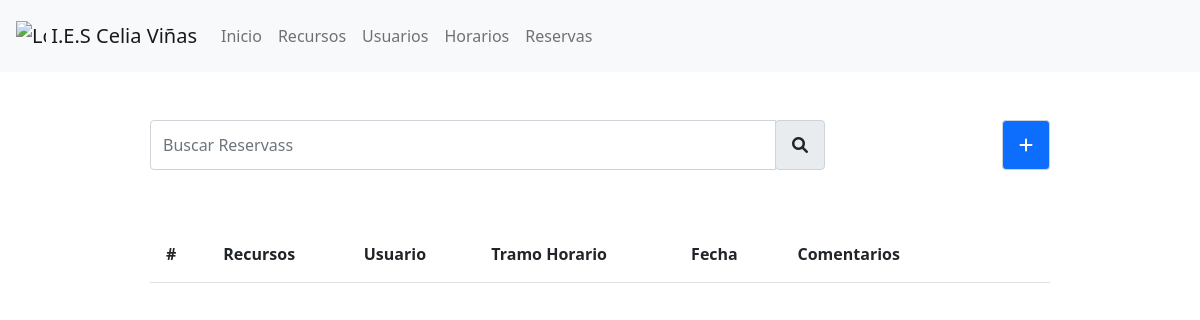
Before: /reservas with the older database file.
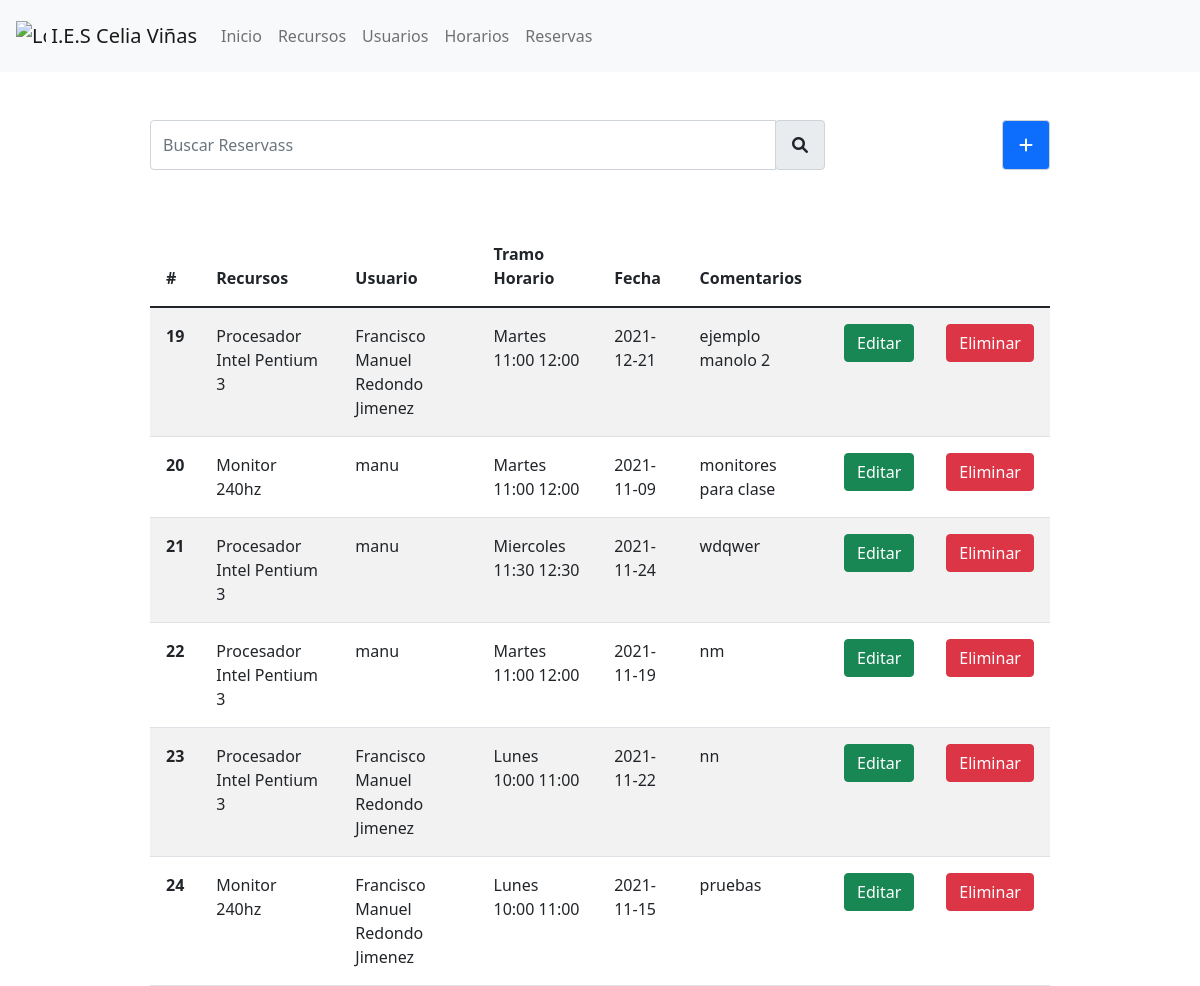
After: the same page with the newer database file.
### tables this page shows
CREATE TABLE `reservas` (
  `id` int(11) NOT NULL,
  `idRecurso` int(11) DEFAULT NULL,
  `idUsuario` int(11) DEFAULT NULL,
  `idTramoHorario` int(11) DEFAULT NULL,
  `fecha` varchar(45) DEFAULT NULL,
  `comentarios` varchar(1000) DEFAULT NULL
);

CREATE TABLE `recursos` (
  `id` int(11) NOT NULL,
  `nombre` varchar(200) DEFAULT NULL,
  `descripcion` varchar(500) DEFAULT NULL,
  `localizacion` varchar(200) DEFAULT NULL,
  `imagen` varchar(200) DEFAULT NULL
);

CREATE TABLE `users` (
  `id` int(11) NOT NULL,
  `email` varchar(500) NOT NULL,
  `password` varchar(500) NOT NULL,
  `photo` varchar(500) NOT NULL,
  `name` varchar(500) NOT NULL,
  `phone` varchar(20) NOT NULL
);

CREATE TABLE `tramoshorarios` (
  `id` int(11) NOT NULL,
  `diaSemana` varchar(45) DEFAULT NULL,
  `horaInicio` varchar(45) DEFAULT NULL,
  `horaFin` varchar(45) DEFAULT NULL
);

### controllers/reservasController.php (called while the page is built, shortened)
<?php
require_once("models/reservas.php");
require_once("views/reservas.php");
require_once("controllers/recursosController.php");
require_once("controllers/usersController.php");
require_once("controllers/tramosHorariosController.php");
class ReservasController{
public function verVista(){
    $verReservas = new Reservas();
    $verReservas -> pintarReservas();
}
}

### index.php (called while the page is built, shortened)
<?php
$route = new Route();

### models/reservas.php (called while the page is built, shortened)
<?php
require_once("conexion.php");
class ReservasModel{
    public function __construct()
    {
        $this -> conexion = new MySQLDB();
    }
    public function listarReservas(){
        $this -> conexion -> conectar();
        $sql = "SELECT * FROM reservas";
        $reservas = $this -> conexion -> ejecutarSQL($sql);
        $this -> conexion -> cerrar();
        return $reservas;
    }
}

### models/conexion.php (called while the page is built, shortened)
<?php
class MySQLDB
{
    private $host;
    private $usuario;
    private $pass;
    private $db;
    private $connection;
    function __construct()
    {
        $this->host = "localhost";
        $this->usuario = "root";
        $this->pass = "";
        $this->db = "recursosinformaticos";
    }
    function conectar(){
            $this->connection = mysqli_connect(
            $this->host,
            $this->usuario,
            $this->pass,
            $this->db
        );
        $this -> connection -> set_charset("utf8");
    }
    function obtenerInformacion($sql)
    {
        $data = array();
        $resultado = mysqli_query($this -> connection, $sql);
        $error = mysqli_error($this -> connection);
        if (empty($error)) {
            if (mysqli_num_rows($resultado) > 0) {
                while ($row = mysqli_fetch_assoc($resultado)) {
                    array_push($data, $row);
                }
            }
        } else {
            throw new Exception($error);
        }
        return $data;
    }
    function ejecutarSQL($sql)
    {
        $conectado = mysqli_query($this -> connection, $sql);
        $error = mysqli_error($this -> connection);
        if (empty($error)) {
            return $conectado;
        } else {
            throw new Exception($error);
        }
    }
}

### controllers/recursosController.php (called while the page is built, shortened)
<?php
require_once("models/recursos.php");
require_once("views/recursos.php");
class recursosController{
    public function __construct()
    {
        $this -> recursosModel = new RecursosModel();
    }
    public function nombreRecurso($id){
        $recurso = $this -> recursosModel -> buscarRecurso($id);
        foreach($recurso as $nombre){
            $nombre = $nombre['nombre'];
            return $nombre;
        }
    }
}

### models/recursos.php (called while the page is built, shortened)
<?php
require_once("conexion.php");
class RecursosModel{
    private $conexion;
    public function __construct(){
        $this -> conexion = new MySQLDB();
    }
    public function verRecursos(){
        $this -> conexion -> conectar();
        $sql = "SELECT * FROM recursos";
        $recursos = $this -> conexion -> ejecutarSQL($sql);
        $this -> conexion -> cerrar();
        return $recursos;
    }
    public function buscarRecurso($id){
        $this -> conexion -> conectar();
        $sql = "SELECT * FROM recursos WHERE (id = $id)";
        $recursos = $this -> conexion -> obtenerInformacion($sql);
        $this -> conexion -> cerrar();
        return $recursos;
    }
}

### controllers/usersController.php (called while the page is built, shortened)
<?php
require_once("models/usuarios.php");
class usersController{
    public function __construct()
    {
        $this -> userModel = new Usuarios();
    }
    public function nombreUsuario($id){
        $usuarios = $this -> userModel -> buscarUsuario($id);
        foreach($usuarios as $usuario){
            $nombre = $usuario['name'];
            return $nombre;
        }
    }
}

### models/usuarios.php (called while the page is built, shortened)
<?php
require_once("conexion.php");
class Usuarios{
    public function __construct()
    {
        $this -> conexion = new MySQLDB();
    }
    public function listarUsuarios(){
        $this -> conexion -> conectar();
        $sql = "SELECT * FROM users";
        $usuarios = $this -> conexion -> ejecutarSQL($sql);
        $this -> conexion -> cerrar();
        return $usuarios;
    }
    public function buscarUsuario($id){
        $this -> conexion -> conectar();
        $sql = "SELECT * FROM users WHERE (id = $id)";
        $usuario = $this -> conexion -> ejecutarSQL($sql);
        $this -> conexion -> cerrar();
        return $usuario;
    }
}

### controllers/tramosHorariosController.php (called while the page is built, shortened)
<?php
require_once("models/TramosHorariosModel.php");
class TramosHorariosController{
    public function __construct()
    {
        $this -> horariosModel = new TramosHorariosModel();
    }
    public function nombreTramo($id){
        $nombre = $this -> horariosModel -> buscarHorario($id);
        foreach($nombre as $tramo){
            $dia = $tramo['diaSemana'];
            $inicio = $tramo['horaInicio'];
            $fin = $tramo['horaFin'];
            $nombre = $dia ." ". $inicio ." ". $fin;
            return $nombre;
        }
    }
}

### models/TramosHorariosModel.php (called while the page is built, shortened)
<?php
require_once("conexion.php");
class TramosHorariosModel{
    public function __construct()
    {
        $this -> conexion = new MySQLDB();
    }
    public function listarHorarios(){
        $this -> conexion -> conectar();
        $sql = "SELECT * from tramoshorarios";
        $tramosHorarios = $this -> conexion -> ejecutarSQL($sql);
        $this -> conexion -> cerrar();
        return $tramosHorarios;
    }
    public function buscarHorario($id){
        $this -> conexion -> conectar();
        $sql = "SELECT * FROM tramosHorarios WHERE (id = $id)";
        $tramo = $this -> conexion -> ejecutarSQL($sql);
        return $tramo;
    }
}

### views/reservas.php (the view, shortened to what the changed rows need)
<?php
require_once("controllers/recursosController.php");
require_once("controllers/usersController.php");
require_once("controllers/tramosHorariosController.php");
class Reservas{
    public function __construct()
    {
       $this -> reservasModel = new ReservasModel();
       $this -> recursos = new recursosController();
       $this -> usuarios = new usersController();
       $this -> tramos = new TramosHorariosController();
    }
    public function pintarReservas(){
      echo "<body>";
            echo "<link rel='stylesheet' href='../assets/estilos/reservas.css'>";
            echo "<table class='table table-striped w-75 m-auto mt-5'>";
                echo "<thead>";
                    echo "<tr>";
                        echo "<th class='p-3' scope='col'>#</th>";
                        echo "<th class='p-3' scope='col'>Recursos</th>";
                        echo "<th class='p-3' scope='col'>Usuario</th>";
                        echo "<th class='p-3' scope='col'>Tramo Horario</th>";
                        echo "<th class='p-3' scope='col'>Fecha</th>";
                        echo "<th class='p-3' scope='col'>Comentarios</th>";
                        echo "<th class='p-3' scope='col'></th>";
                        echo "<th class='p-3' scope='col'></th>";
                    echo "</tr>";
                echo "</thead>";
                echo "<tbody class='infoReservas'>";
                    $vistaReservas = $this -> reservasModel -> listarReservas();
                    foreach($vistaReservas as $reserva){
                        $id = $reserva['id'];
                        $idRecurso = $reserva['idRecurso'];
                        $idUsuario = $reserva['idUsuario'];
                        $idTramoHorario = $reserva['idTramoHorario'];
                        $fecha = $reserva['fecha'];
                        $comentarios = $reserva['comentarios'];
                        $nombreRecurso = $this -> recursos -> nombreRecurso($idRecurso);
                        $nombreUsuario = $this -> usuarios -> nombreUsuario($idUsuario);
                        $nombreTramos = $this -> tramos -> nombreTramo($idTramoHorario);
                        echo "<tr id='$id'>";
                            echo "<th class='p-3' scope='row' class='p-3'>$id</th>";
                            echo "<td class='p-3 nombre'>$nombreRecurso</td>";
                            echo "<td class='p-3 descripcion'>$nombreUsuario</td>";
                            echo "<td class='p-3 localizacion'>$nombreTramos</td>";
                            echo "<td class='p-3'>$fecha</td>";
                            echo "<td class='p-3'>$comentarios</td>";
                            echo "<td class='p-3'><a class='btn btn-success mostrarEditarReserva' data-id='$id'>Editar</a></td>";
                            echo "<td class='p-3'><a class='btn btn-danger eliminarReservas' data-id='$id'>Eliminar</a></td>";
                        echo "</tr>";
                    }
                echo "</tbody>";
            echo "</table>";
        echo "</body>";
        echo "</html>";
    }
}

Changed rows visible on the page:
added reservas: id "19", idRecurso.nombre "Procesador Intel Pentium 3", idUsuario.name "Francisco Manuel Redondo Jimenez", idTramoHorario.horaFin "Martes 11:00 12:00", fecha "2021-12-21", comentarios "ejemplo manolo 2"
added reservas: id "20", idRecurso.nombre "Monitor 240hz", idUsuario.name "manu", nombreTramos "Martes 11:00 12:00", fecha "2021-11-09", comentarios "monitores para clase"
added reservas: id "21", nombreRecurso "Procesador Intel Pentium 3", nombreUsuario "manu", idTramoHorario.horaFin "Miercoles 11:30 12:30", fecha "2021-11-24", comentarios "wdqwer"
added reservas: id "22", nombreRecurso "Procesador Intel Pentium 3", nombreUsuario "manu", nombreTramos "Martes 11:00 12:00", fecha "2021-11-19", comentarios "nm"
added reservas: id "23", nombreRecurso "Procesador Intel Pentium 3", nombreUsuario "Francisco Manuel Redondo Jimenez", idTramoHorario.horaFin "Lunes 10:00 11:00", fecha "2021-11-22", comentarios "nn"
added reservas: id "24", nombreRecurso "Monitor 240hz", nombreUsuario "Francisco Manuel Redondo Jimenez", nombreTramos "Lunes 10:00 11:00", fecha "2021-11-15", comentarios "pruebas"
